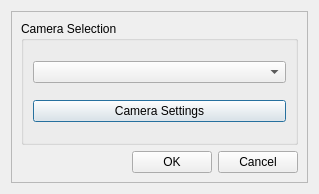
<?xml version="1.0" encoding="UTF-8"?>
<ui version="4.0">
 <class>X2Camera</class>
 <widget class="QDialog" name="X2Camera">
  <property name="geometry">
   <rect>
    <x>0</x>
    <y>0</y>
    <width>319</width>
    <height>194</height>
   </rect>
  </property>
  <property name="windowTitle">
   <string>X2 IIDC Camera</string>
  </property>
  <layout class="QVBoxLayout" name="verticalLayout_6">
   <item>
    <widget class="X2Form" name="X2Form">
     <property name="frameShape">
      <enum>QFrame::StyledPanel</enum>
     </property>
     <property name="frameShadow">
      <enum>QFrame::Raised</enum>
     </property>
     <layout class="QGridLayout" name="gridLayout_2">
      <item row="0" column="0" colspan="3">
       <widget class="QGroupBox" name="groupBox">
        <property name="title">
         <string>Camera Selection</string>
        </property>
        <layout class="QVBoxLayout" name="verticalLayout">
         <item>
          <widget class="QComboBox" name="comboBox"/>
         </item>
         <item>
          <widget class="QPushButton" name="pushButton">
           <property name="text">
            <string>Camera Settings</string>
           </property>
          </widget>
         </item>
        </layout>
       </widget>
      </item>
      <item row="2" column="0" colspan="3">
       <layout class="QHBoxLayout" name="horizontalLayout_3">
        <item>
         <spacer name="horizontalSpacer">
          <property name="orientation">
           <enum>Qt::Horizontal</enum>
          </property>
          <property name="sizeHint" stdset="0">
           <size>
            <width>40</width>
            <height>20</height>
           </size>
          </property>
         </spacer>
        </item>
        <item>
         <widget class="QPushButton" name="pushButtonOK">
          <property name="text">
           <string>OK</string>
          </property>
         </widget>
        </item>
        <item>
         <widget class="QPushButton" name="pushButtonCancel">
          <property name="text">
           <string>Cancel</string>
          </property>
         </widget>
        </item>
       </layout>
      </item>
     </layout>
    </widget>
   </item>
  </layout>
 </widget>
 <customwidgets>
  <customwidget>
   <class>X2Form</class>
   <extends>QFrame</extends>
   <header>x2form.h</header>
   <container>1</container>
  </customwidget>
 </customwidgets>
 <resources/>
 <connections/>
</ui>
